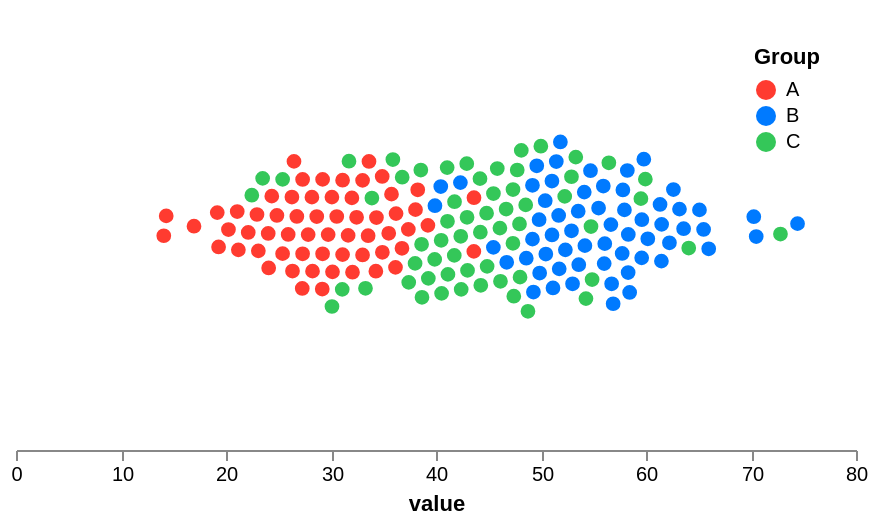

The Vega-Lite source for this figure:
### Vega specification from a JSON file in a GitHub repository (floating-point values rounded to 4 significant figures; data arrays with more than 128 entries replaced by an {"elided": "..."} marker saying what was removed)
{"$schema": "https://vega.github.io/schema/vega/v5.json", "width": 420, "height": 220, "padding": 5, "background": "white", "data": [{"name": "points", "values": {"elided": "180 records"}}], "scales": [{"name": "x", "type": "linear", "round": true, "nice": true, "domain": {"data": "points", "field": "value"}, "range": "width"}, {"name": "color", "type": "ordinal", "domain": {"data": "points", "field": "group"}, "range": ["#FF3B30", "#007AFF", "#34C759"]}], "axes": [{"scale": "x", "orient": "bottom", "title": "value", "grid": false}], "legends": [{"fill": "color", "title": "Group", "orient": "top-right"}], "marks": [{"name": "nodes", "type": "symbol", "from": {"data": "points"}, "encode": {"enter": {"fill": {"scale": "color", "field": "group"}, "xfocus": {"scale": "x", "field": "value"}, "yfocus": {"signal": "height/2"}}, "update": {"size": {"value": 70}, "stroke": {"value": "white"}, "strokeWidth": {"value": 1}}}, "transform": [{"type": "force", "iterations": 300, "static": true, "forces": [{"force": "collide", "iterations": 2, "radius": 5}, {"force": "x", "x": "xfocus", "strength": 0.35}, {"force": "y", "y": "yfocus", "strength": 0.06}]}]}]}
